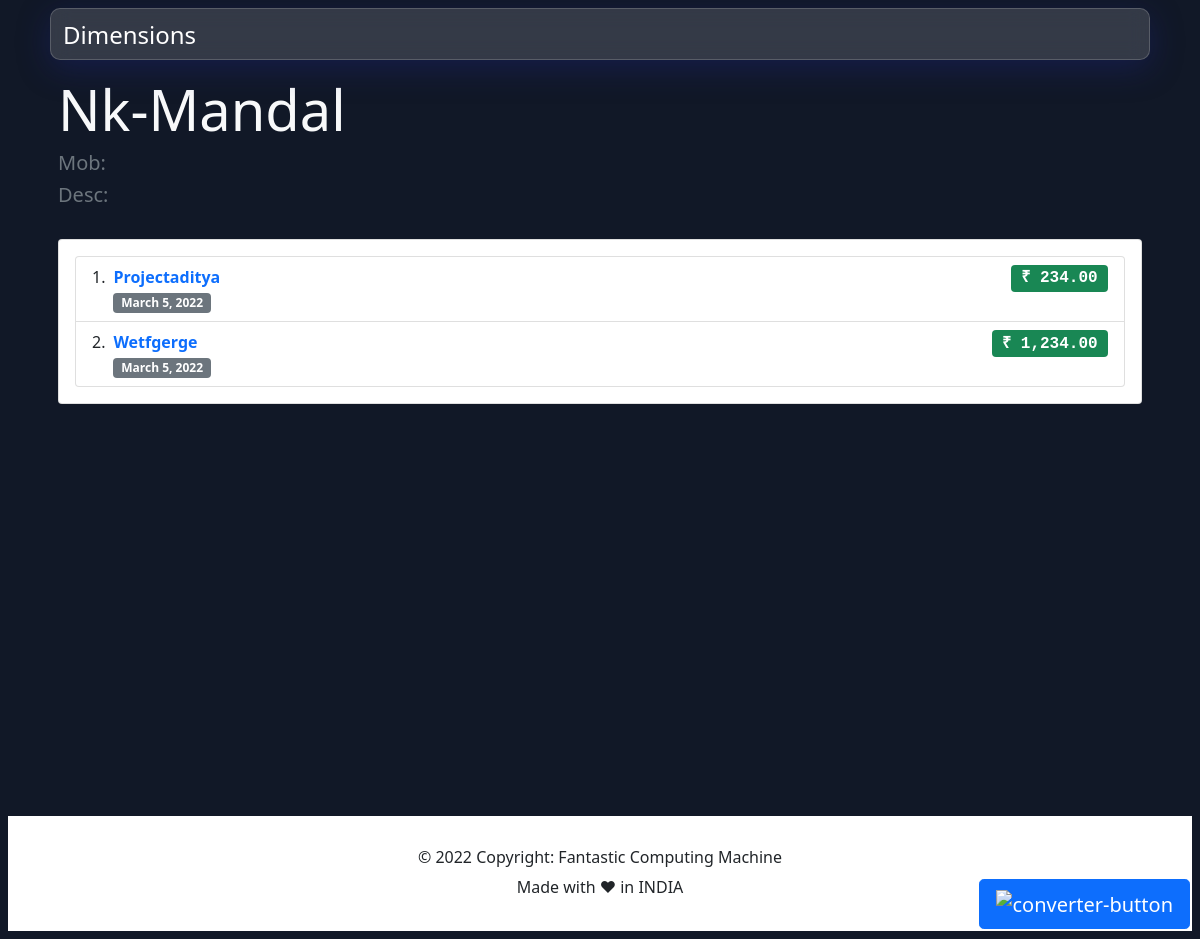
The page /expense/payee/5/NK-Mandal/ (signed in) on the database its author committed.
### expense/models.py (models this page shows, shortened)
class Payee(models.Model):
    phoneNumberRegex = RegexValidator(regex=r"^\+?1?\d{8,15}$")
    name = models.CharField(max_length=255)
    description = models.TextField(blank=True, null=True)
    created_on = models.DateTimeField(auto_now_add=True)
    updated_on = models.DateTimeField(auto_now=True)
    phoneNumber = models.CharField(blank=True,
                                   validators=[phoneNumberRegex], max_length=11)

class Expense(models.Model):
    project = models.ForeignKey(
        Project, on_delete=models.CASCADE, default=1)
    payee = models.ForeignKey(Payee, on_delete=models.CASCADE)
    amount = models.DecimalField(
        max_digits=10, decimal_places=2, blank=True, null=True)
    created_on = models.DateTimeField(auto_now_add=True)
    updated_on = models.DateTimeField(auto_now=True)
    payment_status = models.CharField(
        max_length=2,
        choices=PAYMENT_STATUS,
        default="N",
    )
    is_deleted = models.BooleanField(default=False)
    deleted_on = models.DateTimeField(blank=True, null=True)

### dimension/models.py (models this page shows, shortened)
class Project(models.Model):
    name = models.CharField(max_length=255, unique=True, default='')
    author = models.ForeignKey(User, on_delete=models.CASCADE)
    description = models.TextField(
        max_length=255, blank=True, null=True, default='')
    created_on = models.DateTimeField(auto_now_add=True)
    updated_on = models.DateTimeField(auto_now=True)
    is_deleted = models.BooleanField(default=False)
    deleted_on = models.DateTimeField(blank=True, null=True)

### expense/views.py (the view)
class PayeeExpensesView(ListView):
    model = Expense
    template_name = 'payee_expense.html'
    def get_context_data(self, **kwargs):
        kwargs['expenses'] = Expense.objects.filter(
            payee__id=self.kwargs['pk'], project__is_deleted=False, is_deleted=False).order_by('-created_on')
        kwargs['payee'] = Payee.objects.filter(
            id=self.kwargs['pk'])[0]
        return super(PayeeExpensesView, self).get_context_data(**kwargs)

### expense/templates/payee_expense.html (shortened to what this page needs)
{% extends 'base.html' %}
{% load static %} {% load humanize %}
{% block body %}
<div class="container px-3">
    <div class="text-light pt-2 display-4">{{payee.name|title}}</div>
    <div class="text-light h5 pt-2 text-muted">Mob: </div>
    <div class="text-light h5 text-muted">Desc: {{payee.description|title}}</div>
    <div class="row flex-md-row py-3">
        <div class="col col_height">
            <div class=" card my-2">
                <div class="card-body">
                    <ol class="list-group list-group-numbered">
                        {% for item in expenses %}
                        <li class="list-group-item d-flex justify-content-between align-items-start">
                            <div class="ms-2 me-auto">
                                <a href="{% url 'project_detail' item.project.id item.project.name %}"
                                    style="text-decoration: none;">
                                    <div class="fw-bold">
                                        {{item.project.name | title}}
                                    </div>
                                </a>
                                <span class="badge bg-secondary">
                                    {{item.created_on | date}}</span>
                            </div>
                            {% if item.payment_status == 'P' %}
                            <span class="badge bg-danger fs-6 font-monospace">
                                ₹ {{item.amount | intcomma}}</span>
                            {% else %}
                            <span class="badge bg-success fs-6 font-monospace">
                                ₹ {{item.amount | intcomma}}</span>
                            {% endif %}
                        </li>
                        {% endfor %}
                    </ol>
                </div>
            </div>
        </div>
    </div>
</div>
{% endblock %}

### static/css/styles.css (style rules this page uses)
.col_height { max-height: 800px; direction: ltr; }

### rows shown on the page
Payee: name "Nk-Mandal"
Expense: project.name "Projectaditya", created_on "March 5, 2022", amount "234.00"
Expense: project.name "Wetfgerge", created_on "March 5, 2022", amount "1,234.00"
